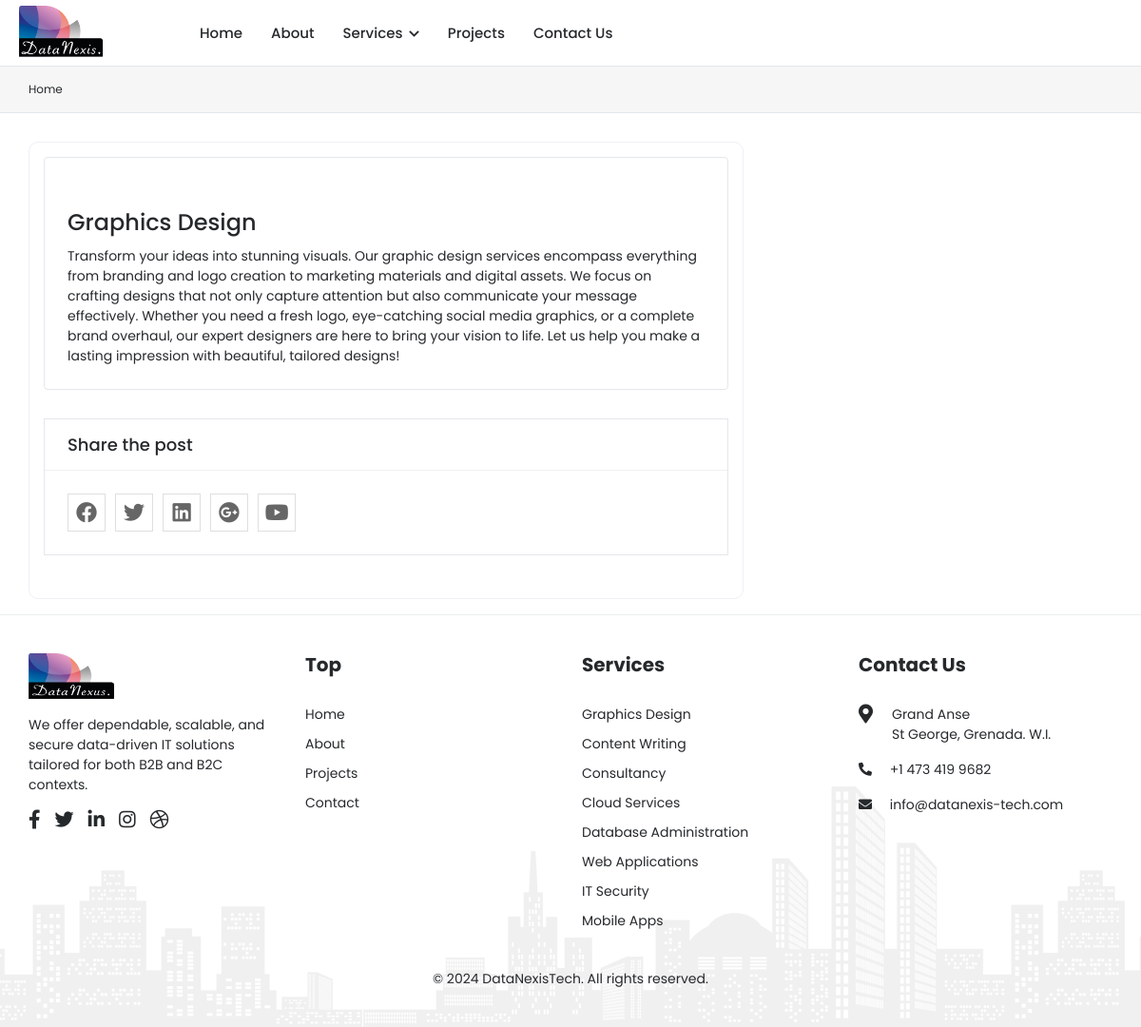
/single_service/graphics-design/, run on the app's committed database.
### pages/models.py (models this page shows, shortened)
class Service(models.Model):
    service = models.ForeignKey(ServiceTitle, on_delete=models.CASCADE, blank=True, null=True)
    icon = models.ImageField(upload_to='icon/', blank=True, null=True)
    icon2 = models.ImageField(upload_to='icon2/', blank=True, null=True)
    description = models.TextField(blank=True, null=True)
    created_at = models.DateTimeField(auto_now_add=True)
    modified_at = models.DateTimeField(auto_now=True)
    def __str__(self):
        return self.service.title

class ServiceTitle(models.Model):
    title =  models.CharField(max_length=200)
    slug = models.SlugField()
    image = models.ImageField(upload_to='services/', blank=True, null=True)

### pages/views.py (the view)
# urls.py: path('single_service/<str:slug>/', single_service, name='single_service'),
def single_service(request, slug):
    service = Service.objects.get(service__slug=slug)
    allServe = Service.objects.exclude(id=service.id)
    print('service ======', service.service.title)
    context = {
        'service': service,
        'allServe': allServe,
    }
    return render(request, 'pages/single_service.html', context)

### pages/context_processors.py (called while the page is built)
def allServices(request):
    allServices = Service.objects.all()
    return dict(allServices=allServices)

def team(request):
    team = Team.objects.all().order_by('-name')
    return dict(team=team)

### templates/pages/single_service.html (shortened to what this page needs)
{% extends 'base.html' %}
{% load static %}
{% block content %}
<div class="breadcrumb-bar">
    <div class="container-fluid">
        <div class="row align-items-center">
            <div class="col-md-12 col-12">
                <nav aria-label="breadcrumb" class="page-breadcrumb">
                    <ol class="breadcrumb">
                        <li class="breadcrumb-item"><a href="/">Home</a></li>
                    </ol>
                </nav>
            </div>
        </div>
    </div>
</div>
<div class="content">
    <div class="container-fluid">
        <div class="row">
            <div class="col-lg-8 col-md-12 mb-3">
                <div class="blog-view">
                    <div class="blog blog-single-post">
                        <h3 class="blog-title">{{service}}</h3>
                        <div class="blog-content">
                            {{service.description}}
                        </div>
                    </div>
                    <div class="card blog-share clearfix">
                        <div class="card-header">
                            <h4 class="card-title">Share the post</h4>
                        </div>
                        <div class="card-body">
                            <ul class="social-share">
                                <li><a href="#" title="Facebook"><i class="fab fa-facebook"></i></a></li>
                                <li><a href="#" title="Twitter"><i class="fab fa-twitter"></i></a></li>
                                <li><a href="#" title="Linkedin"><i class="fab fa-linkedin"></i></a></li>
                                <li><a href="#" title="Google Plus"><i class="fab fa-google-plus"></i></a></li>
                                <li><a href="#" title="Youtube"><i class="fab fa-youtube"></i></a></li>
                            </ul>
                        </div>
                    </div>
            </div>
    </div>
    </div>
</div>
{% endblock content %}

### templates/base.html (shortened to what this page needs)
{% load static %}
<!DOCTYPE html>
<html lang="en">
	<head>
		<link rel="stylesheet" href="{% static 'assets/css/bootstrap.min.css' %} ">
		<link rel="stylesheet" href="{% static 'assets/plugins/fontawesome/css/fontawesome.min.css' %} ">
		<link rel="stylesheet" href="{% static 'assets/plugins/fontawesome/css/all.min.css' %} ">
		<link rel="stylesheet" href="{% static 'assets/css/owl.carousel.min.css' %} ">
		<link rel="stylesheet" href="{% static 'assets/css/owl.theme.default.min.css' %} ">
		<link rel="stylesheet" href="{% static 'assets/plugins/slick/slick.css' %}">
		<link rel="stylesheet" href="{% static 'assets/plugins/slick/slick-theme.css' %}">
		<link rel="stylesheet" href="{% static 'assets/plugins/aos/aos.css' %}">
		<link rel="stylesheet" href="{% static 'assets/css/style.css' %} ">
		<link rel="stylesheet" href="{% static 'assets/css/custom.css' %} ">
	</head>
	<body>
		<div class="main-wrapper">
            {% include 'includes/navbar.html' %}
                {% block content %}
                {% endblock %}
            {% include 'includes/footer.html' %}

### templates/includes/navbar.html (shortened to what this page needs)
{% load static %}
<header class="header">
    <div class="header-fixed">
    <nav class="navbar navbar-expand-lg header-nav">
        <div class="navbar-header">
            <a href="{% url 'home' %}" class="navbar-brand logo">
                <img class="widthh90" src="{% static 'assets/img/DataNexus-logo-56.png' %}" class="img-fluid" alt="Logo">
            </a>
        </div>
        <div class="main-menu-wrapper">
            <ul class="main-nav">
                <li class=" {% if '/home/' in request.path %} active {% endif %} " >
                    <a href="{% url 'home' %}">Home </a>
                </li>
                <li class=" {% if '/about/' in request.path %}active{% endif %} ">
                    <a href="{% url 'about' %}">About </a>
                </li>
                <li class="has-submenu  {% if '/services/' in request.path %}active{% endif %}">
                    <a href="#">Services <i class="fas fa-chevron-down"></i></i></a>
                </li>
                <li class=" {% if '/projects/' in request.path %}active{% endif %}">
                    <a href="{% url 'projects' %}">Projects </a>
                </li>
                <li class="{% if '/contact/' in request.path %}active{% endif %}">
                    <a href="{% url 'contact' %}" >Contact Us</a>
                </li>
            </ul>
        </div>
    </nav>
    </div>
</header>

### templates/includes/footer.html (shortened to what this page needs)
{% load static %}
<footer class="footer">
    <div class="footer-top aos" >
        <div class="container-fluid">
            <div class="row">
                <div class="col-lg-3 col-md-6">
                    <div class="footer-widget footer-about">
                        <div class="footer-logo">
                            <img class="widthh90" src="{% static 'assets/img/DataNexus-logo.png' %}" alt="logo">
                        </div>
                        <div class="footer-about-content">
                            <p>
                                We offer dependable, scalable, and secure data-driven IT solutions tailored for both B2B and B2C contexts.
                            </p>
                            <div class="social-icon">
                                <ul>
                                    <li>
                                        <a href="#" target="_blank"><i class="fab fa-facebook-f"></i> </a>
                                    </li>
                                    <li>
                                        <a href="#" target="_blank"><i class="fab fa-twitter"></i> </a>
                                    </li>
                                    <li>
                                        <a href="#" target="_blank"><i class="fab fa-linkedin-in"></i></a>
                                    </li>
                                    <li>
                                        <a href="#" target="_blank"><i class="fab fa-instagram"></i></a>
                                    </li>
                                    <li>
                                        <a href="#" target="_blank"><i class="fab fa-dribbble"></i> </a>
                                    </li>
                                </ul>
                            </div>
                        </div>
                    </div>
                </div>
                <div class="col-lg-3 col-md-6">
                    <div class="footer-widget footer-menu">
                        <h2 class="footer-title">Top</h2>
                        <ul>
                            <li><a href="{% url 'home' %}">Home</a></li>
                            <li><a href="{% url 'about' %}">About</a></li>
                            <li><a href="{% url 'projects' %}">Projects</a></li>
                            <li><a href="{% url 'contact' %}">Contact</a></li>
                        </ul>
                    </div>
                </div>
                <div class="col-lg-3 col-md-6">
                    <div class="footer-widget footer-menu">
                        <h2 class="footer-title">Services</h2>
                        <ul>
                            {% for i in allServices %}
                            <li><a href="{% url 'single_service' i.service.slug %}">{{i.service.title}}</a></li>
                            {%endfor%}
                        </ul>
                    </div>
                </div>
                <div class="col-lg-3 col-md-6">
                    <div class="footer-widget footer-contact">
                        <h2 class="footer-title">Contact Us</h2>
                        <div class="footer-contact-info">
                            <div class="footer-address">
                                <span><i class="fas fa-map-marker-alt"></i></span>
                                <p>Grand Anse<br>St George, Grenada. W.I. </p>
                            </div>
                            <p>
                                <i class="fas fa-phone-alt"></i>
                                +1 473 419 9682
                            </p>
                            <p class="mb-0">
                                <i class="fas fa-envelope"></i>
                                info@datanexis-tech.com
                            </p>
                        </div>
                    </div>
                </div>
            </div>
        </div>
    </div>
    <div class="footer-bottom">
        <div class="container-fluid">
            <div class="copyright">
                <div class="row">
                    <div class="col-12 text-center">
                        <div class="copyright-text">
                            <p class="mb-0">&copy; 2024 DataNexisTech. All rights reserved.</p>
                        </div>
                    </div>
                </div>
            </div>
        </div>
    </div>
</footer>
</div>
</div>
    </body>
</html>

### datanexistech/static/assets/css/custom.css (style rules this page uses)
.widthh90 { width: 90px; }

### data on the page
Service: service.title "Graphics Design", description "Transform your ideas into stunning visuals. Our graphic design services encompass everything from branding and logo creation to marketing materials and digital assets. We focus on crafting designs that not only capture attention but also communicate your message effectively. Whether you need a fresh logo, eye-catching social media graphics, or a complete brand overhaul, our expert designers are here to bring your vision to life. Let us help you make a lasting impression with beautiful, tailored designs!", service "Graphics Design"
Service: service "Content Writing"
Service: service "Consultancy"
Service: service "Cloud Services"
Service: service "Database Administration"
Service: service "Web Applications"
Service: service "IT Security"
Service: service "Mobile Apps"
